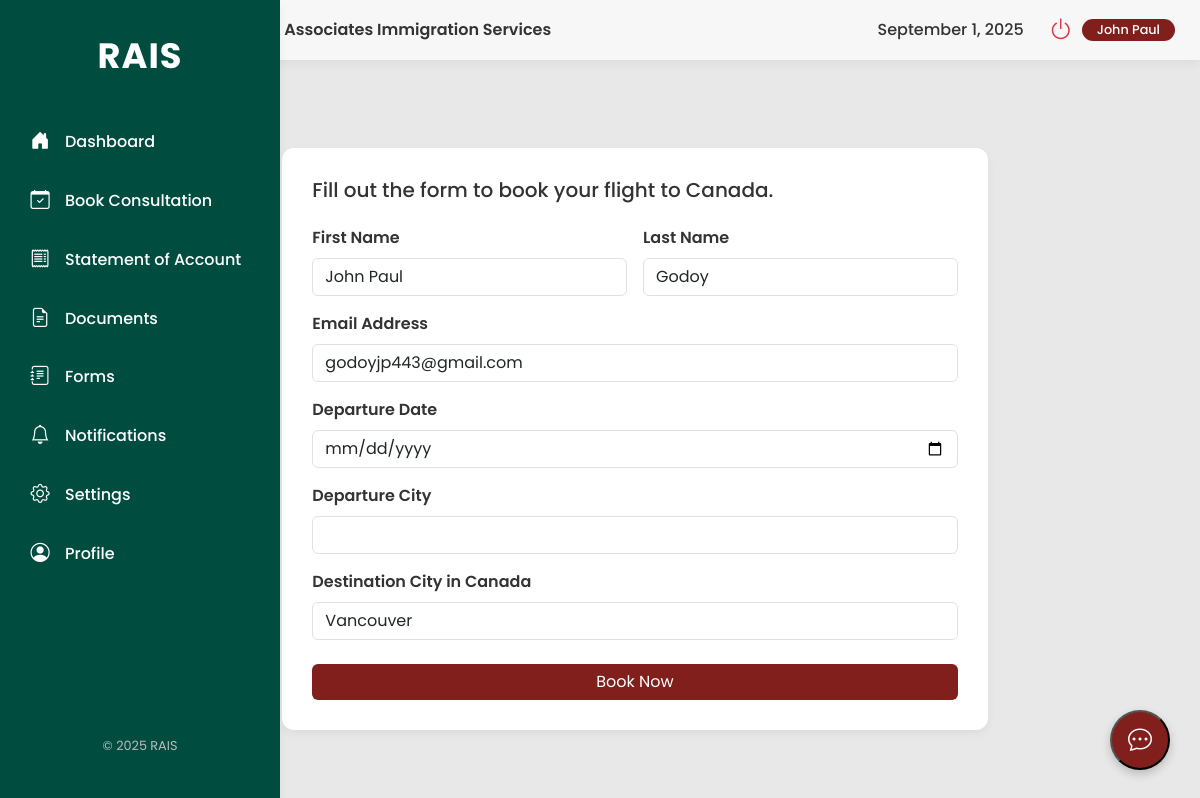
/user/book-flight.php (signed in), run on the app's committed database.
### tables this page shows
CREATE TABLE `users` (
  `id` int(11) NOT NULL,
  `firstName` varchar(50) NOT NULL,
  `lastName` varchar(50) NOT NULL,
  `address` varchar(255) NOT NULL,
  `phone` varchar(20) NOT NULL,
  `email` varchar(100) NOT NULL,
  `password` varchar(255) NOT NULL,
  `profileImage` varchar(255) DEFAULT NULL,
  `location` varchar(255) DEFAULT NULL,
  `birthday` date DEFAULT NULL,
  `facebook` varchar(255) DEFAULT NULL,
  `instagram` varchar(255) DEFAULT NULL,
  `gmail` varchar(255) DEFAULT NULL,
  `email_notifications` tinyint(1) NOT NULL DEFAULT 1,
  `dark_mode` tinyint(1) NOT NULL DEFAULT 0,
  `documents_uploaded` tinyint(1) NOT NULL DEFAULT 0,
  `profile_picture_uploaded` tinyint(1) NOT NULL DEFAULT 0,
  `birthday_added` tinyint(1) NOT NULL DEFAULT 0,
  `social_links_added` tinyint(1) NOT NULL DEFAULT 0,
  `has_seen_tour` tinyint(1) NOT NULL DEFAULT 0,
  `role` varchar(50) NOT NULL DEFAULT 'client',
  `status` varchar(50) NOT NULL DEFAULT 'Inactive',
  `last_login` datetime DEFAULT NULL,
  `last_activity` datetime DEFAULT NULL
);

### user/book-flight.php (the view, shortened to what this page needs)
<?php
include_once '../config.php';
$userId = $_SESSION['id'];
$stmt = $conn->prepare("SELECT firstName, lastName, email, dark_mode FROM users WHERE id = ?");
$stmt->bind_param("i", $userId);
$stmt->execute();
$result = $stmt->get_result();
$userProfile = $result->fetch_assoc();
$darkModeEnabled = (bool)$userProfile['dark_mode'];
?>
<!doctype html>
<html lang="en">
<head>
    <link href="https://cdn.jsdelivr.net/npm/bootstrap@5.3.3/dist/css/bootstrap.min.css" rel="stylesheet">
    <link rel="stylesheet" href="https://cdn.jsdelivr.net/npm/bootstrap-icons@1.11.3/font/bootstrap-icons.min.css">
</head>
<body class="<?php echo $darkModeEnabled ? 'dark-mode' : ''; ?>">
    <div class="main-wrapper">
        <aside class="sidebar d-flex flex-column">
            <div class="logo">RAIS</div>
            <nav class="nav flex-column">
                <a class="nav-link" href="dashboard.php"><i class="bi bi-house-door-fill"></i><span>Dashboard</span></a>
                <a class="nav-link" href="book-consultation.php"><i class="bi bi-calendar-check"></i><span>Book
                        Consultation</span></a>
                <a class="nav-link" href="statement-of-account.php"><i class="bi bi-receipt"></i><span>Statement of
                        Account</span></a>
                <a class="nav-link" href="documents.php"><i class="bi bi-file-earmark-text"></i><span>Documents</span></a>
                <a class="nav-link" href="forms.php"><i class="bi bi-journal-text"></i><span>Forms</span></a>
                <a class="nav-link" href="notifications.php"><i class="bi bi-bell"></i><span>Notifications</span></a>
                <a class="nav-link" href="settings.php"><i class="bi bi-gear"></i><span>Settings</span></a>
                <a class="nav-link" href="profile.php"><i class="bi bi-person-circle"></i><span>Profile</span></a>
            </nav>
            <div class="mt-auto footer-text">
                &copy; <?php echo date("Y"); ?> RAIS
            </div>
        </aside>
        <div class="content-area">
            <div class="header">
                <div class="header-brand d-flex align-items-center">
                    <span class="header-title">Roman & Associates Immigration Services</span>
                </div>
                <div class="user-status d-flex align-items-center gap-2">
                    <div id="headerDate" class="me-3" style="font-weight: 500;"></div>
                    <a href="#" class="btn btn-link power-btn" data-bs-toggle="modal" data-bs-target="#logoutModal"><i class="bi bi-power"></i></a>
                    <span class="badge"><?php echo htmlspecialchars($userProfile['firstName']); ?></span>
                </div>
            </div>
            <main class="main-content">
                <h1>Book Flight</h1>
                <div class="row g-4 justify-content-center">
                    <div class="col-12 col-lg-8">
                        <div class="content-card flight-form-card">
                            <h5 class="mb-4">Fill out the form to book your flight to Canada.</h5>
                            <form>
                                <div class="row g-3 mb-3">
                                    <div class="col-12 col-md-6">
                                        <label for="firstName" class="form-label">First Name</label>
                                        <input type="text" class="form-control" id="firstName" value="<?= htmlspecialchars($userProfile['firstName']) ?>" required>
                                    </div>
                                    <div class="col-12 col-md-6">
                                        <label for="lastName" class="form-label">Last Name</label>
                                        <input type="text" class="form-control" id="lastName" value="<?= htmlspecialchars($userProfile['lastName']) ?>" required>
                                    </div>
                                </div>
                                <div class="mb-3">
                                    <label for="email" class="form-label">Email Address</label>
                                    <input type="email" class="form-control" id="email" value="<?= htmlspecialchars($userProfile['email']) ?>" required>
                                </div>
                                <div class="mb-3">
                                    <label for="departureDate" class="form-label">Departure Date</label>
                                    <input type="date" class="form-control" id="departureDate" required>
                                </div>
                                <div class="mb-3">
                                    <label for="departureCity" class="form-label">Departure City</label>
                                    <input type="text" class="form-control" id="departureCity" required>
                                </div>
                                <div class="mb-3">
                                    <label for="destinationCity" class="form-label">Destination City in Canada</label>
                                    <input type="text" class="form-control" id="destinationCity" value="Vancouver" required>
                                </div>
                                <div class="d-grid mt-4">
                                    <button type="submit" class="btn btn-primary">Book Now</button>
                                </div>
                            </form>
                        </div>
                    </div>
                </div>
            </main>
        </div>
    </div>
    <button class="chat-toggle-btn" onclick="toggleChat()">
        <i class="bi bi-chat-dots"></i>
    </button>
</body>
</html>

### user/book-flight.php (style rules this page uses)
:root { --rais-primary-green: #004d40; --rais-dark-green: #00332c; --rais-text-dark: #333333; --rais-text-light: #525252; --rais-card-bg: #FFFFFF; --rais-light-gray: #E8E8E8; --rais-bg-light: #F7F7F7; --rais-shadow: 0 4px 10px rgba(0, 0, 0, 0.05); --rais-button-maroon: #811F1D; }
body { font-family: 'Poppins', sans-serif; background-color: var(--rais-light-gray); color: var(--rais-text-dark); overflow: hidden; }
.main-wrapper { display: flex; height: 100vh; }
.sidebar { background-color: var(--rais-primary-green); width: 70px; flex-shrink: 0; color: white; padding: 30px 0; box-shadow: var(--rais-shadow); transition: width 0.3s ease-in-out; overflow: hidden; position: fixed; top: 0; height: 100vh; display: flex; flex-direction: column; z-index: 1031; }
.sidebar .logo { font-size: 2.2rem; font-weight: 700; margin-bottom: 30px; text-align: center; letter-spacing: 1px; white-space: nowrap; opacity: 0; transition: opacity 0.3s ease-in-out; }
.sidebar .nav { flex-grow: 1; }
.sidebar .nav-link { color: white; font-weight: 500; padding: 15px 30px; display: flex; align-items: center; gap: 15px; white-space: nowrap; transition: background-color 0.3s ease; }
.sidebar .nav-link i { font-size: 1.2rem; min-width: 20px; text-align: center; }
.sidebar .nav-link span { opacity: 0; transition: opacity 0.1s ease-in-out 0.2s; }
.sidebar .footer-text { font-size: 0.8rem; color: #bbb; text-align: center; padding: 15px 0; opacity: 0; transition: opacity 0.3s ease-in-out; margin-top: auto; }
.content-area { flex-grow: 1; height: 100vh; overflow-y: auto; margin-left: 70px; }
.header { background-color: var(--rais-bg-light); height: 60px; display: flex; justify-content: space-between; align-items: center; padding: 0 25px; box-shadow: var(--rais-shadow); position: sticky; top: 0; z-index: 1020; }
.header-brand { gap: 10px; }
.header-title { font-size: 1rem; font-weight: 600; color: var(--rais-text-dark); white-space: nowrap; }
.user-status { display: flex; align-items: center; gap: 10px; }
.user-status .badge { background-color: var(--rais-button-maroon); font-size: 0.8rem; font-weight: 500; padding: 5px 15px; border-radius: 20px; }
.user-status .btn { color: var(--rais-text-light); font-size: 1.5rem; padding: 0; }
.power-btn i { color: #dc3545; }
.main-content { flex-grow: 1; padding: 30px; }
.main-content h1 { font-size: 2rem; font-weight: 700; margin-bottom: 20px; }
.content-card { background-color: var(--rais-card-bg); border-radius: 12px; box-shadow: var(--rais-shadow); padding: 30px; }
.flight-form-card .form-label { font-weight: 600; }
.flight-form-card .btn-primary { background-color: var(--rais-button-maroon); border: none; transition: background-color 0.2s; }
.chat-toggle-btn { position: fixed; bottom: 30px; right: 30px; background-color: var(--rais-button-maroon); color: white; border-radius: 50%; width: 60px; height: 60px; display: flex; align-items: center; justify-content: center; font-size: 1.5rem; box-shadow: 0 4px 10px rgba(0, 0, 0, 0.2); cursor: pointer; z-index: 100; }

### data on the page
users: firstName "John Paul", lastName "Godoy", email "godoyjp443@gmail.com"
